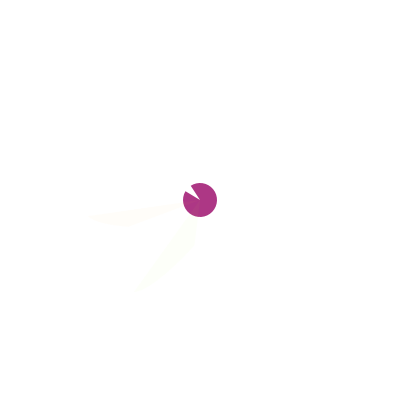
Frame 1 (no input)
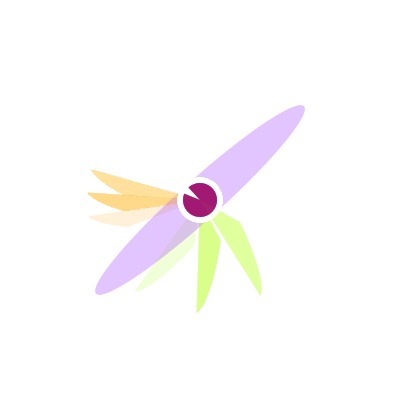
Frame 60 (the mouse pressed at the canvas centre just before this capture)
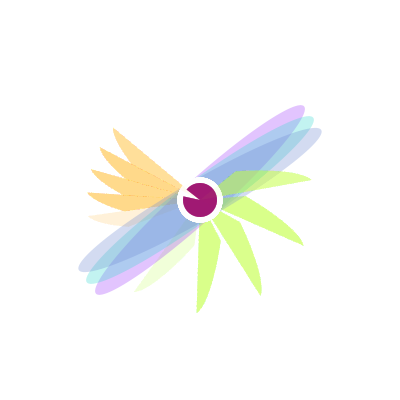
Frame 120 (the mouse held since frame 60 and released just before this capture)

The Processing sketch that drew these frames (run headless with seeded random() and noise(); from frame 60 on, the mouse is pressed at the canvas centre):

// Processing sketch: processing_79728
// ── processing_79728.pde

int triX=-10;
int triY=-20;
int tri2X=-10;
int tri2Y=-20;
int lastSecond=0;
int xx,yy,cc=30,dd=30;
int trans=80;
int aa=(triX+50);


void setup() {
  size(400,400);
  smooth();
  background(255);
  frameRate(30);
}
 
void draw() {
 
 
  SS();
  MM();


}
 
void SS() {

  xx+=1;
  pushMatrix();
  translate(width/2,height/2);
  
  if(xx>30) {
    float s=map(second(),0,60,0,TWO_PI)-HALF_PI;
    rotate(s);
    fill(random(255),random(255),random(190,255),trans);
    ellipse(0,0,(triX+50),(triY-260));
    xx=0;
    }
    popMatrix();
  
}

void MM(){
  
  
  noStroke();
  pushMatrix();
  translate(width/2, height/2);
  float s=map(second(),0,45,10,TWO_PI)-HALF_PI;
    rotate(s);
  fill(255,100);
  ellipse(0, 0, cc+15,dd+15);
  fill(150,0,100,200);
  arc(0, 0, cc+4,dd+4, 0, PI*2-PI/7);
 
  popMatrix();
  /////////////
 pushMatrix();
  translate(width/2,height/2);
  float s1=map(second(),0,30,0,TWO_PI)-HALF_PI;
    rotate(s1);
  fill(255,200,75,8);
  arc(0, 0, cc+200,dd+20, radians(-50), radians(-10));
 
  popMatrix();
  
   pushMatrix();
  translate(width/2,height/2);
  float s2=map(second(),0,20,30,TWO_PI)-HALF_PI;
    rotate(s2/2);
  fill(200,240,55,8);
  arc(0, 0, cc+200,dd+20, radians(-70), radians(-10));
 
  popMatrix();
    
 
}
